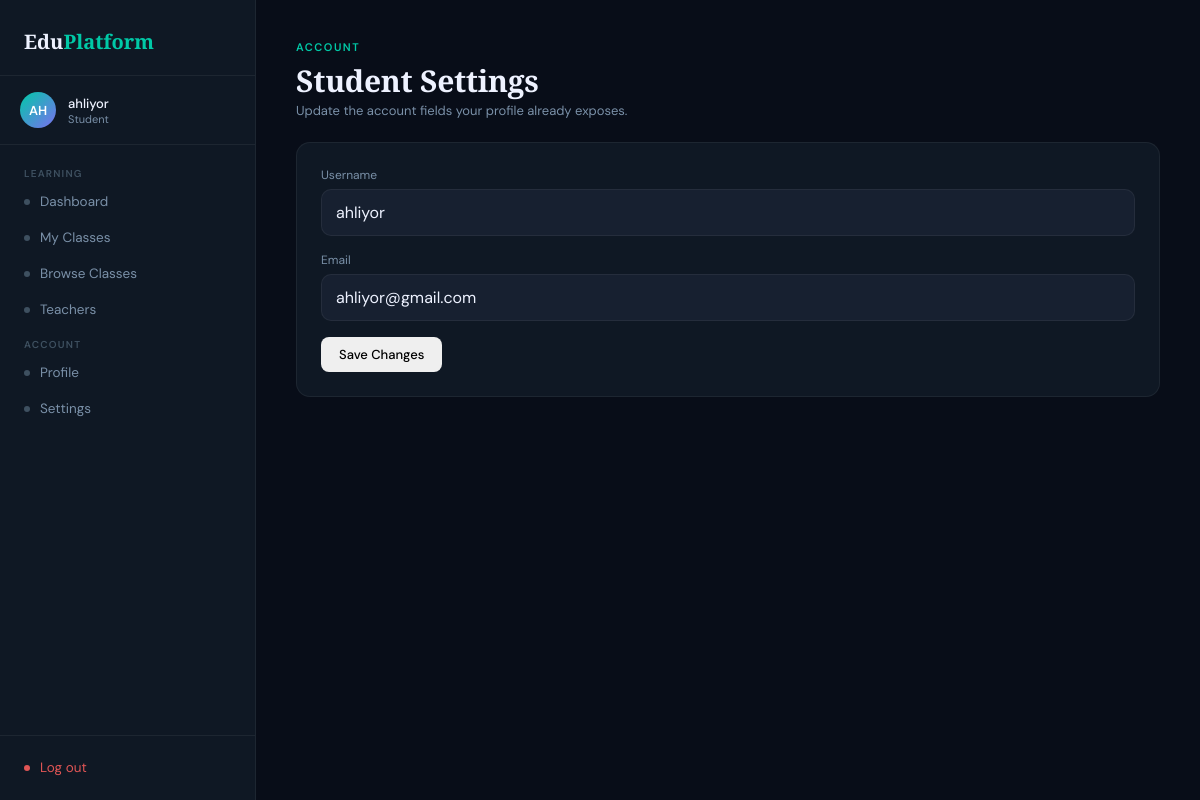
Screenshot of /student/settings/ (signed in) with the database file from the repository.
### accounts/models.py (models this page shows)
class User(AbstractUser):
    ROLE_CHOICE= (
        ('student', 'Student'),
        ('teacher', 'Teacher')
    )
    role =models.CharField(max_length = 10, choices= ROLE_CHOICE)

### student/views.py (the view)
    def wrapped(request, *args, **kwargs):
        if not request.user.is_authenticated:
            return redirect('accounts:login')
        if request.user.role != 'student':
            return redirect('accounts:login')
        return view_func(request, *args, **kwargs)

### student/views.py (called while the page is built, shortened)
def student_required(view_func):
    def wrapped(request, *args, **kwargs):
        if not request.user.is_authenticated:
            return redirect('accounts:login')
        if request.user.role != 'student':
            return redirect('accounts:login')
        return view_func(request, *args, **kwargs)
    return wrapped

def _student_profile(user):
    return Student.objects.select_related('user').filter(user=user).first()

@student_required
def student_settings_view(request):
    student = _student_profile(request.user)
    return render(request, 'student/settings.html', {
        'student_profile': student,
    })

### student/templates/student/settings.html (shortened to what this page needs)
<!DOCTYPE html>
{% extends 'student/base.html' %}
{% block content %}
<div class="page-eyebrow">Account</div>
<h1 class="page-title">Student Settings</h1>
<div class="helper">Update the account fields your profile already exposes.</div>
<div class="card">
  <form method="post">
    <div class="field">
      <label for="username">Username</label>
      <input id="username" name="username" type="text" value="{{ user.username }}">
    </div>
    <div class="field">
      <label for="email">Email</label>
      <input id="email" name="email" type="email" value="{{ user.email }}">
    </div>
    <button type="submit" class="btn">Save Changes</button>
  </form>
</div>
{% endblock %}

### student/templates/student/base.html (shortened to what this page needs)
<!DOCTYPE html>
<html lang="en">
<head>
</head>
<body>
<aside class="sidebar">
    <div class="sidebar-logo">
        <div class="logo-text">Edu<span>Platform</span></div>
    </div>
    <div class="sidebar-user">
        <div class="avatar">{{ user.username|slice:":2"|upper }}</div>
        <div>
            <div class="user-name">{{ user.username }}</div>
            <div class="user-role">Student</div>
        </div>
    </div>
    <nav class="sidebar-nav">
        <div class="nav-label">Learning</div>
        <a href="{% url 'student:dashboard' %}" class="nav-item {% if active_page == 'dashboard' %}active{% endif %}"><span class="nav-dot"></span> Dashboard</a>
        <a href="{% url 'student:my_classes' %}" class="nav-item {% if active_page == 'my_classes' %}active{% endif %}"><span class="nav-dot"></span> My Classes</a>
        <a href="{% url 'student:all_classes' %}" class="nav-item {% if active_page == 'all_classes' %}active{% endif %}"><span class="nav-dot"></span> Browse Classes</a>
        <a href="{% url 'student:teachers' %}" class="nav-item {% if active_page == 'teachers' %}active{% endif %}"><span class="nav-dot"></span> Teachers</a>
        <div class="nav-label">Account</div>
        <a href="{% url 'student:profile' %}" class="nav-item {% if active_page == 'profile' %}active{% endif %}"><span class="nav-dot"></span> Profile</a>
        <a href="{% url 'student:settings' %}" class="nav-item {% if active_page == 'settings' %}active{% endif %}"><span class="nav-dot"></span> Settings</a>
    </nav>
    <div class="sidebar-footer">
        <a href="{% url 'accounts:logout' %}" class="nav-item" style="color:#e05555;"><span class="nav-dot" style="background:#e05555;"></span> Log out</a>
    </div>
</aside>
<main class="main">
    <div class="page-shell">
        {% block content %}{% endblock %}
    </div>
</main>
</body>
</html>

### student/templates/student/base.html (style rules this page uses)
*, *::before, *::after { box-sizing: border-box; }
:root { --bg: #080d18; --bg-card: #0f1824; --bg-surface: #172030; --accent: #00c9a7; --accent-soft: rgba(0,201,167,0.12); --accent2: #7b6ff0; --text-primary: #eef2ff; --text-secondary: #7a90a8; --text-muted: #3e5060; --border: rgba(255,255,255,0.06); --border-strong: rgba(255,255,255,0.12); --radius: 14px; --radius-sm: 8px; }
body { margin: 0; font-family: 'DM Sans', sans-serif; background: var(--bg); color: var(--text-primary); min-height: 100vh; display: flex; }
a { color: inherit; text-decoration: none; }
.sidebar { width: 256px; background: var(--bg-card); border-right: 1px solid var(--border); display: flex; flex-direction: column; position: fixed; top: 0; left: 0; height: 100vh; z-index: 100; }
.sidebar-logo { padding: 28px 24px 20px; border-bottom: 1px solid var(--border); }
.logo-text { font-family: 'Playfair Display', serif; font-size: 20px; font-weight: 600; }
.logo-text span { color: var(--accent); }
.sidebar-user { padding: 16px 20px; display: flex; align-items: center; gap: 12px; border-bottom: 1px solid var(--border); }
.avatar { width: 36px; height: 36px; border-radius: 50%; background: linear-gradient(135deg, var(--accent), var(--accent2)); display: flex; align-items: center; justify-content: center; font-weight: 600; font-size: 13px; color: #fff; flex-shrink: 0; }
.user-name { font-size: 13px; font-weight: 500; }
.user-role { font-size: 11px; color: var(--text-secondary); }
.sidebar-nav { flex: 1; padding: 12px; overflow-y: auto; }
.nav-label { font-size: 10px; font-weight: 600; text-transform: uppercase; letter-spacing: 1.2px; color: var(--text-muted); padding: 10px 12px 4px; }
.nav-item { display: flex; align-items: center; gap: 10px; padding: 9px 12px; border-radius: var(--radius-sm); color: var(--text-secondary); font-size: 13.5px; transition: all 0.15s; margin-bottom: 1px; }
.nav-dot { width: 6px; height: 6px; border-radius: 50%; background: var(--text-muted); flex-shrink: 0; }
.sidebar-footer { padding: 14px 12px; border-top: 1px solid var(--border); }
.main { margin-left: 256px; flex: 1; padding: 40px; min-height: 100vh; }
.page-shell { max-width: 1200px; }
.page-eyebrow { font-size: 11px; font-weight: 600; text-transform: uppercase; letter-spacing: 1.5px; color: var(--accent); margin-bottom: 6px; }
.page-title { font-family: 'Playfair Display', serif; font-size: 30px; font-weight: 600; letter-spacing: -0.3px; margin: 0; }
.card { background: var(--bg-card); border: 1px solid var(--border); border-radius: var(--radius); padding: 24px; }
.btn { display: inline-flex; align-items: center; gap: 7px; padding: 9px 18px; border-radius: var(--radius-sm); font-family: 'DM Sans', sans-serif; font-size: 13px; font-weight: 500; cursor: pointer; text-decoration: none; border: none; transition: all 0.15s; }
.field { margin-bottom: 16px; }
.field label { display: block; font-size: 12px; color: var(--text-secondary); margin-bottom: 6px; }
.field input { width: 100%; background: var(--bg-surface); border: 1px solid var(--border); color: var(--text-primary); border-radius: 10px; padding: 12px 14px; font: inherit; }
.helper { font-size: 13px; color: var(--text-secondary); margin-bottom: 20px; line-height: 1.6; }

### rows the page displays
User: username "AH", username "ahliyor", email "ahliyor@gmail.com"
